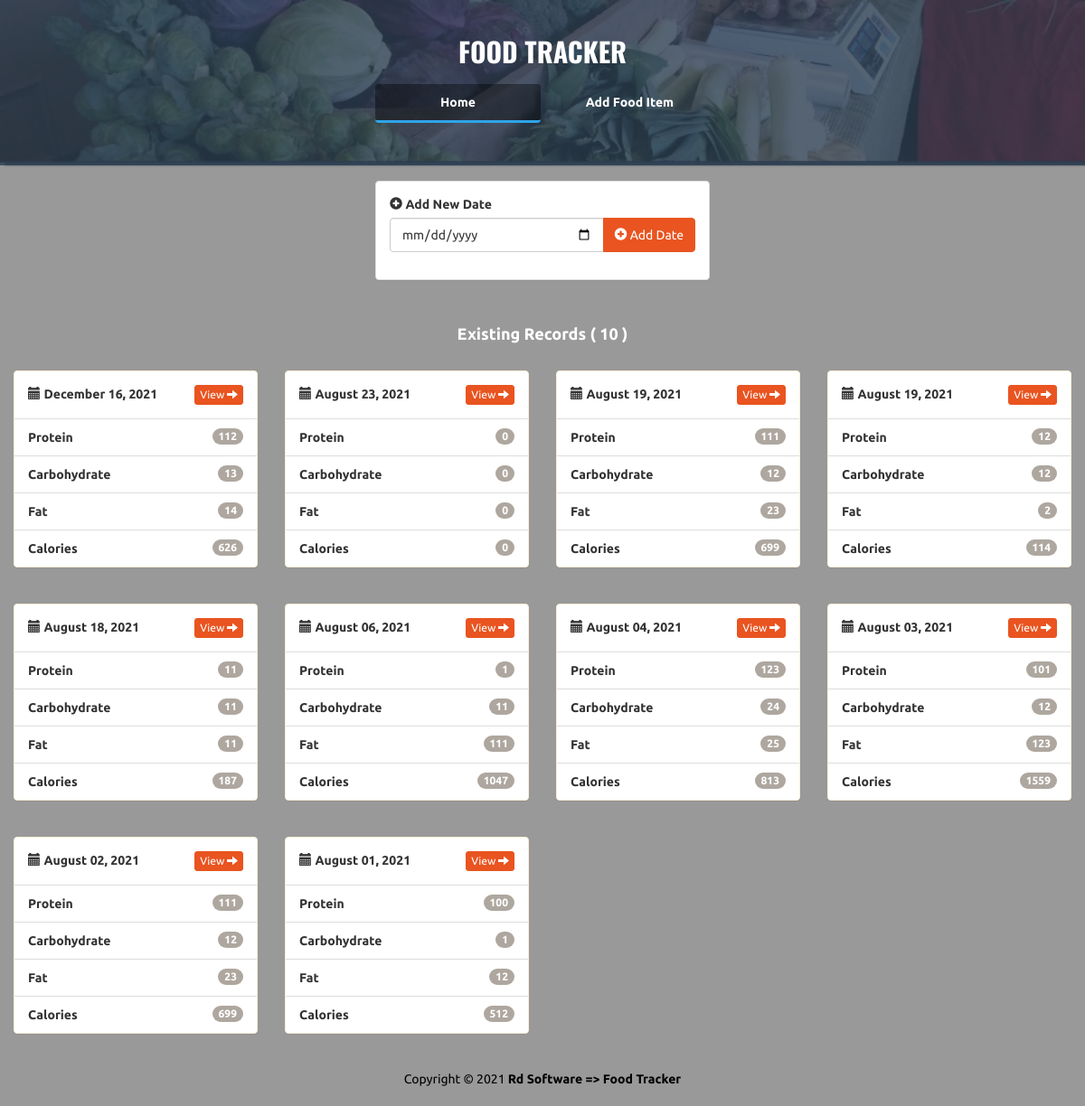
The page / on the database its author committed.
### main.py (models this page shows)
class Log(db.Model):
    id = db.Column(db.Integer, primary_key=True)
    date = db.Column(db.Date, nullable=False)
    foods = db.relationship('Food', secondary=log_food, lazy='dynamic')

### main.py (the view)
@app.route('/')
def index():
    logs = Log.query.order_by(Log.date.desc()).all()
    log_dates = []
    for log in logs:
        proteins = 0
        carbs = 0
        fats = 0
        calories = 0
        for food in log.foods:
            proteins += food.proteins
            carbs += food.carbs
            fats += food.fats
            calories += food.calories
        log_dates.append({
            'log_date' : log,
            'proteins' : proteins,
            'carbs' : carbs,
            'fats' : fats,
            'calories' : calories
        })
    return render_template('index.html', log_dates=log_dates)

### main.py (called while the page is built)
    @property
    def calories(self):
        return self.proteins * 4 + self.carbs * 4 + self.fats * 9

### templates/index.html (shortened to what this page needs)
<!DOCTYPE html>
<html lang="en">
	<head>
		<link rel="stylesheet" href="{{url_for('static',filename='/bs/css/united.min.css')}}" />
		<link rel="stylesheet" href="{{url_for('static',filename='/styles.css')}}" />
	</head>
	<body>
		<div class="container-fluid" id="wrapper">
			<div class="row" id="homeJumbo">
				<div class="overlay"></div>
				<div class="col-lg-12">
					<h1>
						<a href="{{url_for('index')}}">FOOD TRACKER</a>
					</h1>
					<div class="row t20">
						<div class="col-lg-4 col-lg-offset-4">
							<ul class="nav nav-pills nav-justified">
							  <li role="presentation" class="active">
							  	<a href="{{url_for('index')}}" title="Home">Home</a>
							  </li>
							  <li role="presentation">
							  	<a href="{{url_for('add')}}" title="Add Food Item">Add Food Item</a>
							  </li>
							</ul>
						</div>
					</div>
				</div>
			</div>
			<div class="row t20">
				<div class="col-lg-4 col-lg-offset-4">
					<div class="panel panel-default">
						<div class="panel-body">
							<form action="{{url_for('create_log')}}" method="POST" role="form">
								<div class="form-group">
									<label><i class="glyphicon glyphicon-plus-sign"></i> Add New Date</label>
									<div class="input-group">
									  <input type="date" class="form-control" name="date" placeholder="Select New Date" aria-label="date" aria-describedby="add-btn">
									  <span class="input-group-btn">
										<button type="submit" class="btn btn-primary" id="add-btn">
										  <i class="glyphicon glyphicon-plus-sign"></i> Add Date
										</button>
									  </span>
									</div>
								</div>
							</form>
						</div>
					</div>
				</div>
			</div>
			<div class="row t20">
				<div class="col-lg-12">
					<h4 class="text-center text-white"><strong>Existing Records ( {{ log_dates|length }} )</strong></h4>
				</div>
			</div>
		{% for row in log_dates|batch(4) %}
		<div class="row t20">
			{% for log_date in row %}
			<div class="col-lg-3">
				<div class="panel panel-warning">
					<div class="panel-body text-bold">
						<i class="glyphicon glyphicon-calendar"></i> {{ log_date['log_date'].date.strftime('%B %d, %Y') }}
						<a class="btn btn-primary btn-xs pull-right"
							href="{{ url_for('view', log_id=log_date['log_date'].id) }}">
							View <i class="glyphicon glyphicon-arrow-right"></i>
						</a>
					</div>
					<ul class="list-group">
						<li class="list-group-item text-bold"><span class="badge">{{ log_date['proteins'] }}</span> Protein</li>
						<li class="list-group-item text-bold"><span class="badge">{{ log_date['carbs'] }}</span> Carbohydrate
						</li>
						<li class="list-group-item text-bold"><span class="badge">{{ log_date['fats'] }}</span> Fat</li>
						<li class="list-group-item text-bold"><span class="badge">{{ log_date['calories'] }}</span> Calories
						</li>
					</ul>
				</div>
			</div>
			{% endfor %}
		</div>
		{% endfor %}
			<footer>
				<div class="row pad">
					<div class="col-lg-12 text-center">
						Copyright &copy; 2021 <strong>Rd Software => Food Tracker</strong>
					</div>
				</div>
			</footer>
		</div>
	</body>
</html>

### static/styles.css (style rules this page uses)
body { background: rgba(0, 0, 0, .4); font-family: 'Ubuntu', sans-serif; }
#homeJumbo { position: relative; min-height: 180px; background: rgba(44, 62, 80, .8); background-image: url('./img/bg.jpg'); background-size: cover; background-repeat: no-repeat; border-bottom: 2px solid rgba(44, 62, 80, .8); box-shadow: 7px 1px 2px 2px rgba(44, 62, 80, .8); }
#homeJumbo > div.overlay { position: absolute; height: 183px; width: 100%; background: rgba(44, 62, 80, .8); }
#homeJumbo h1 { font-size: 30px; color: white; font-family: 'Oswald'; text-align: center; padding-top: 20px; font-weight: bolder; }
#homeJumbo h1 > a { color: white; text-decoration: none; }
.t20 { margin-top: 20px; }
.nav-pills>li.active>a, .nav-pills>li.active>a:hover, .nav-pills>li.active>a:focus { color: white; border-bottom: 3px solid #2fa4e7; font-weight: bolder; background: rgba(0, 0, 0, .4); }
.nav-justified>li>a { color: white; font-weight: bolder; }
.nav-pills>li+li { padding-left: 10px; }
.text-bold { font-weight: bolder !important; }
.text-white { color: white !important; }
footer { margin-top: 20px; color: black; margin-bottom: 20px; }

### rows shown on the page
Log: log_date "December 16, 2021"
Log: log_date "August 23, 2021"
Log: log_date "August 19, 2021"
Log: log_date "August 19, 2021"
Log: log_date "August 18, 2021"
Log: log_date "August 06, 2021"
Log: log_date "August 04, 2021"
Log: log_date "August 03, 2021"
Log: log_date "August 02, 2021"
Log: log_date "August 01, 2021"

### other values the page prints
{{ log_dates|length }} "10"
{{ log_date['proteins'] }} "112" "0" "111" "12" "11" "1" "123" "101" "111" "100"
{{ log_date['carbs'] }} "13" "0" "12" "12" "11" "11" "24" "12" "12" "1"
{{ log_date['fats'] }} "14" "0" "23" "2" "11" "111" "25" "123" "23" "12"
{{ log_date['calories'] }} "626" "0" "699" "114" "187" "1047" "813" "1559" "699" "512"
